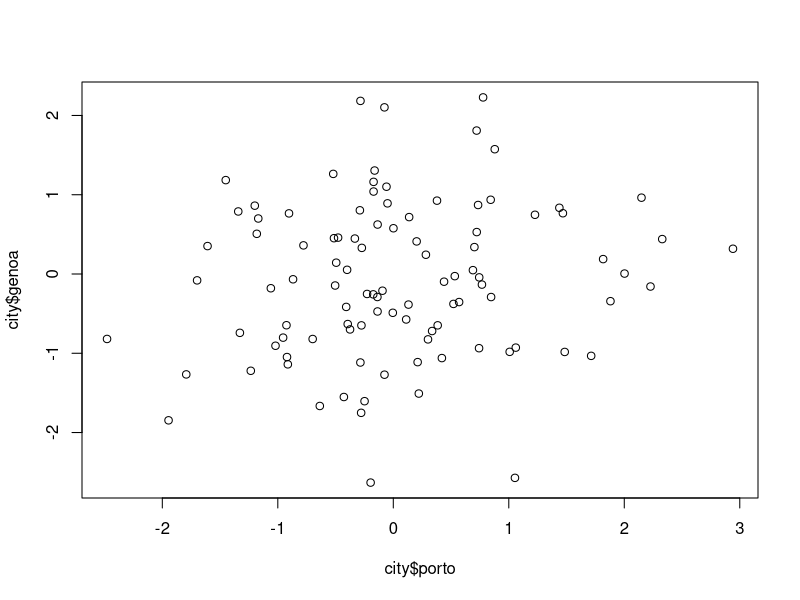
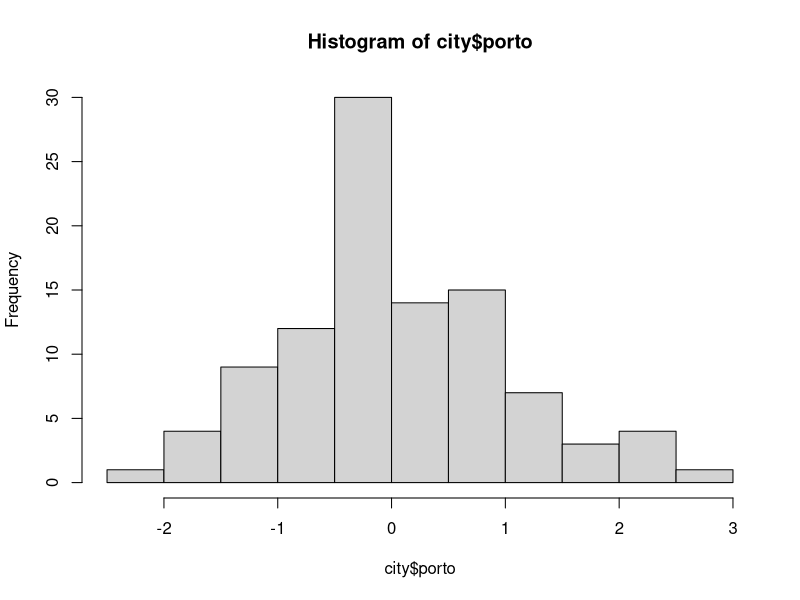
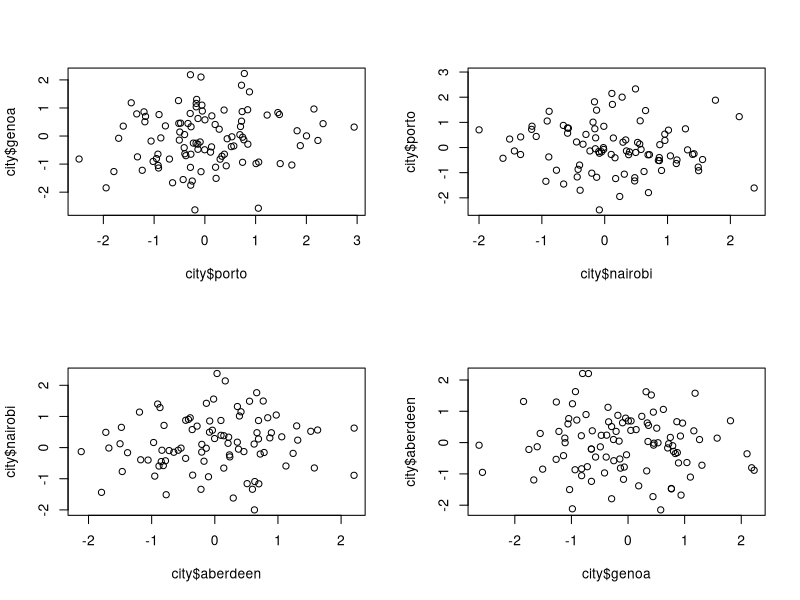
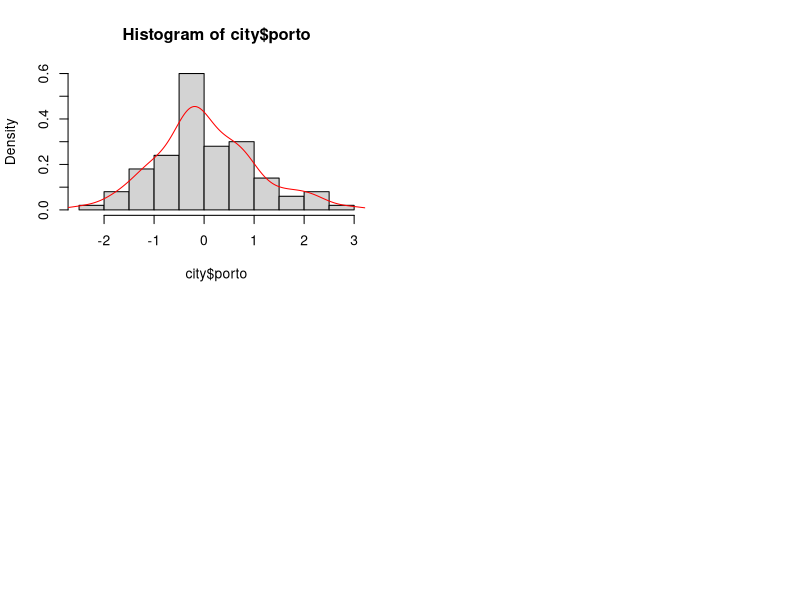
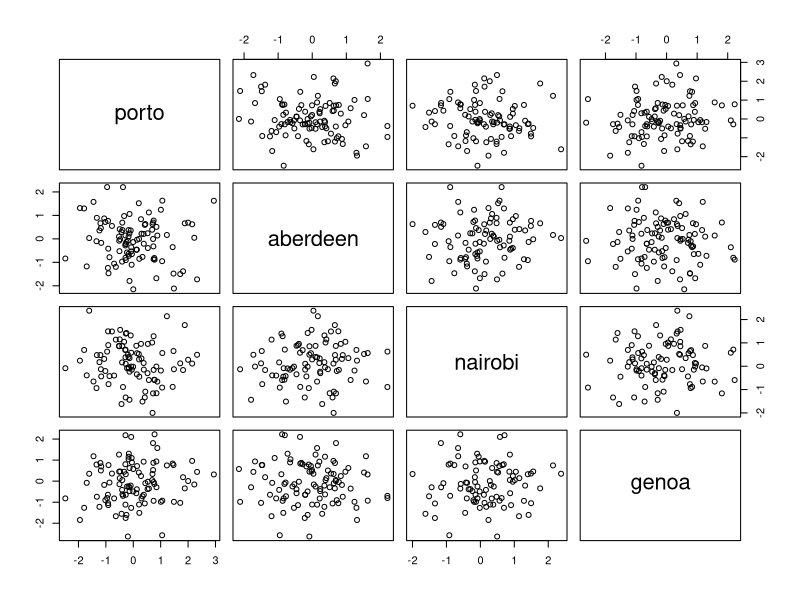

Reproduce these figures in R, in order.

city <- data.frame(
  porto = rnorm(100),
  aberdeen = rnorm(100),
  nairobi = c(rep(NA, 10), rnorm(90)),
  genoa = rnorm(100)
)

plot(city$porto, city$genoa)

hist(city$porto)


my_x <- 1:10
my_y <- seq(from = 1, to = 20, by = 2)
par(mfrow = c(2, 2))
plot(city$porto, city$genoa)
plot(city$nairobi, city$porto)
plot(city$aberdeen, city$nairobi)
plot(city$genoa, city$aberdeen)

dens <- density(city$porto)
hist(city$porto, freq = FALSE)
lines(x = dens,col = "red")

#put box plots in

#figure out how to save in a png
save.image(file ="pairs_graph")
pairs(city[, c("porto","aberdeen","nairobi","genoa")])

#Homework: put all of this on github
#boxplots and what i understand
#ggplot facets 
#legends





